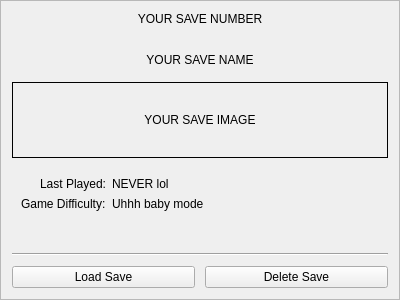
<?xml version="1.0" encoding="UTF-8"?>
<ui version="4.0">
 <class>Frame</class>
 <widget class="QFrame" name="Frame">
  <property name="geometry">
   <rect>
    <x>0</x>
    <y>0</y>
    <width>400</width>
    <height>300</height>
   </rect>
  </property>
  <property name="windowTitle">
   <string>Frame</string>
  </property>
  <property name="frameShape">
   <enum>QFrame::Shape::StyledPanel</enum>
  </property>
  <layout class="QVBoxLayout" name="verticalLayout_2" stretch="1,1,3,3,1,0">
   <property name="spacing">
    <number>10</number>
   </property>
   <item>
    <widget class="QLabel" name="saveNumber">
     <property name="text">
      <string>YOUR SAVE NUMBER</string>
     </property>
     <property name="textFormat">
      <enum>Qt::TextFormat::AutoText</enum>
     </property>
     <property name="alignment">
      <set>Qt::AlignmentFlag::AlignHCenter|Qt::AlignmentFlag::AlignTop</set>
     </property>
    </widget>
   </item>
   <item>
    <widget class="QLabel" name="saveName">
     <property name="text">
      <string>YOUR SAVE NAME</string>
     </property>
     <property name="alignment">
      <set>Qt::AlignmentFlag::AlignCenter</set>
     </property>
    </widget>
   </item>
   <item>
    <widget class="QLabel" name="saveImage">
     <property name="frameShape">
      <enum>QFrame::Shape::Box</enum>
     </property>
     <property name="text">
      <string>YOUR SAVE IMAGE</string>
     </property>
     <property name="alignment">
      <set>Qt::AlignmentFlag::AlignCenter</set>
     </property>
    </widget>
   </item>
   <item>
    <widget class="QWidget" name="saveInfo" native="true">
     <property name="layoutDirection">
      <enum>Qt::LayoutDirection::LeftToRight</enum>
     </property>
     <layout class="QFormLayout" name="formLayout">
      <property name="labelAlignment">
       <set>Qt::AlignmentFlag::AlignRight|Qt::AlignmentFlag::AlignTrailing|Qt::AlignmentFlag::AlignVCenter</set>
      </property>
      <property name="formAlignment">
       <set>Qt::AlignmentFlag::AlignLeading|Qt::AlignmentFlag::AlignLeft|Qt::AlignmentFlag::AlignTop</set>
      </property>
      <item row="0" column="0">
       <widget class="QLabel" name="label">
        <property name="layoutDirection">
         <enum>Qt::LayoutDirection::LeftToRight</enum>
        </property>
        <property name="text">
         <string>Last Played:</string>
        </property>
        <property name="alignment">
         <set>Qt::AlignmentFlag::AlignLeading|Qt::AlignmentFlag::AlignLeft|Qt::AlignmentFlag::AlignVCenter</set>
        </property>
       </widget>
      </item>
      <item row="0" column="1">
       <widget class="QLabel" name="lastPlayed">
        <property name="text">
         <string>NEVER lol</string>
        </property>
       </widget>
      </item>
      <item row="1" column="0">
       <widget class="QLabel" name="label_3">
        <property name="text">
         <string>Game Difficulty:</string>
        </property>
        <property name="alignment">
         <set>Qt::AlignmentFlag::AlignLeading|Qt::AlignmentFlag::AlignLeft|Qt::AlignmentFlag::AlignVCenter</set>
        </property>
       </widget>
      </item>
      <item row="1" column="1">
       <widget class="QLabel" name="gameDifficulty">
        <property name="text">
         <string>Uhhh baby mode</string>
        </property>
       </widget>
      </item>
     </layout>
    </widget>
   </item>
   <item>
    <widget class="Line" name="line">
     <property name="orientation">
      <enum>Qt::Orientation::Horizontal</enum>
     </property>
    </widget>
   </item>
   <item>
    <layout class="QHBoxLayout" name="horizontalLayout_2">
     <item>
      <widget class="QPushButton" name="saveLoadButton">
       <property name="text">
        <string>Load Save</string>
       </property>
      </widget>
     </item>
     <item>
      <widget class="QPushButton" name="saveDeleteButton">
       <property name="text">
        <string>Delete Save</string>
       </property>
      </widget>
     </item>
    </layout>
   </item>
  </layout>
 </widget>
 <resources/>
 <connections/>
</ui>
